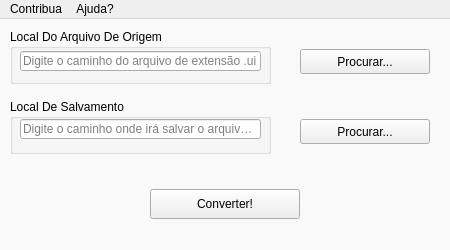
<?xml version="1.0" encoding="UTF-8"?>
<ui version="4.0">
 <class>Ui_to_Py</class>
 <widget class="QMainWindow" name="Ui_to_Py">
  <property name="geometry">
   <rect>
    <x>0</x>
    <y>0</y>
    <width>450</width>
    <height>250</height>
   </rect>
  </property>
  <property name="maximumSize">
   <size>
    <width>450</width>
    <height>250</height>
   </size>
  </property>
  <property name="windowTitle">
   <string>MainWindow</string>
  </property>
  <widget class="QWidget" name="centralwidget">
   <widget class="QGroupBox" name="groupBox_1">
    <property name="geometry">
     <rect>
      <x>10</x>
      <y>10</y>
      <width>261</width>
      <height>55</height>
     </rect>
    </property>
    <property name="styleSheet">
     <string notr="true"/>
    </property>
    <property name="title">
     <string>Local Do Arquivo De Origem</string>
    </property>
    <widget class="QLineEdit" name="lineEdit">
     <property name="geometry">
      <rect>
       <x>10</x>
       <y>22</y>
       <width>241</width>
       <height>20</height>
      </rect>
     </property>
     <property name="text">
      <string/>
     </property>
     <property name="placeholderText">
      <string>Digite o caminho do arquivo de extensão .ui</string>
     </property>
    </widget>
   </widget>
   <widget class="QGroupBox" name="groupBox_2">
    <property name="geometry">
     <rect>
      <x>10</x>
      <y>80</y>
      <width>261</width>
      <height>55</height>
     </rect>
    </property>
    <property name="title">
     <string>Local De Salvamento</string>
    </property>
    <widget class="QLineEdit" name="lineEdit_2">
     <property name="geometry">
      <rect>
       <x>10</x>
       <y>20</y>
       <width>241</width>
       <height>20</height>
      </rect>
     </property>
     <property name="text">
      <string/>
     </property>
     <property name="placeholderText">
      <string>Digite o caminho onde irá salvar o arquivo .py</string>
     </property>
    </widget>
   </widget>
   <widget class="QPushButton" name="pushButton_2">
    <property name="geometry">
     <rect>
      <x>300</x>
      <y>100</y>
      <width>130</width>
      <height>25</height>
     </rect>
    </property>
    <property name="cursor">
     <cursorShape>PointingHandCursor</cursorShape>
    </property>
    <property name="text">
     <string>Procurar...</string>
    </property>
   </widget>
   <widget class="QPushButton" name="pushButton_1">
    <property name="geometry">
     <rect>
      <x>300</x>
      <y>30</y>
      <width>130</width>
      <height>25</height>
     </rect>
    </property>
    <property name="cursor">
     <cursorShape>PointingHandCursor</cursorShape>
    </property>
    <property name="text">
     <string>Procurar...</string>
    </property>
   </widget>
   <widget class="QPushButton" name="pushButton_3">
    <property name="geometry">
     <rect>
      <x>150</x>
      <y>170</y>
      <width>150</width>
      <height>30</height>
     </rect>
    </property>
    <property name="cursor">
     <cursorShape>PointingHandCursor</cursorShape>
    </property>
    <property name="text">
     <string>Converter!</string>
    </property>
   </widget>
   <widget class="QLabel" name="background">
    <property name="geometry">
     <rect>
      <x>0</x>
      <y>0</y>
      <width>450</width>
      <height>250</height>
     </rect>
    </property>
    <property name="styleSheet">
     <string notr="true">background-color:#F9F9F9</string>
    </property>
    <property name="text">
     <string/>
    </property>
   </widget>
   <zorder>background</zorder>
   <zorder>groupBox_1</zorder>
   <zorder>groupBox_2</zorder>
   <zorder>pushButton_2</zorder>
   <zorder>pushButton_1</zorder>
   <zorder>pushButton_3</zorder>
  </widget>
  <widget class="QMenuBar" name="menubar">
   <property name="geometry">
    <rect>
     <x>0</x>
     <y>0</y>
     <width>450</width>
     <height>21</height>
    </rect>
   </property>
   <widget class="QMenu" name="menuContribua">
    <property name="title">
     <string>Contribua</string>
    </property>
    <addaction name="actionDoe"/>
   </widget>
   <widget class="QMenu" name="menuAjuda">
    <property name="title">
     <string>Ajuda?</string>
    </property>
    <addaction name="actionSobre_Ui_to_Py_Converter"/>
   </widget>
   <addaction name="menuContribua"/>
   <addaction name="menuAjuda"/>
  </widget>
  <action name="actionDoe">
   <property name="text">
    <string>Doe!</string>
   </property>
  </action>
  <action name="actionSobre_Ui_to_Py_Converter">
   <property name="text">
    <string>Sobre</string>
   </property>
  </action>
 </widget>
 <resources/>
 <connections/>
</ui>
